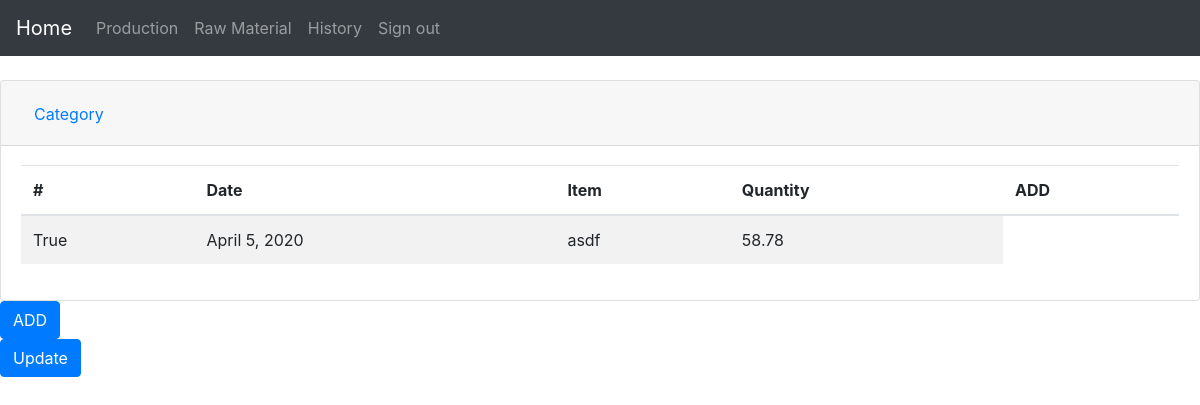
/view_raw_material, run on an earlier commit of the app's database.
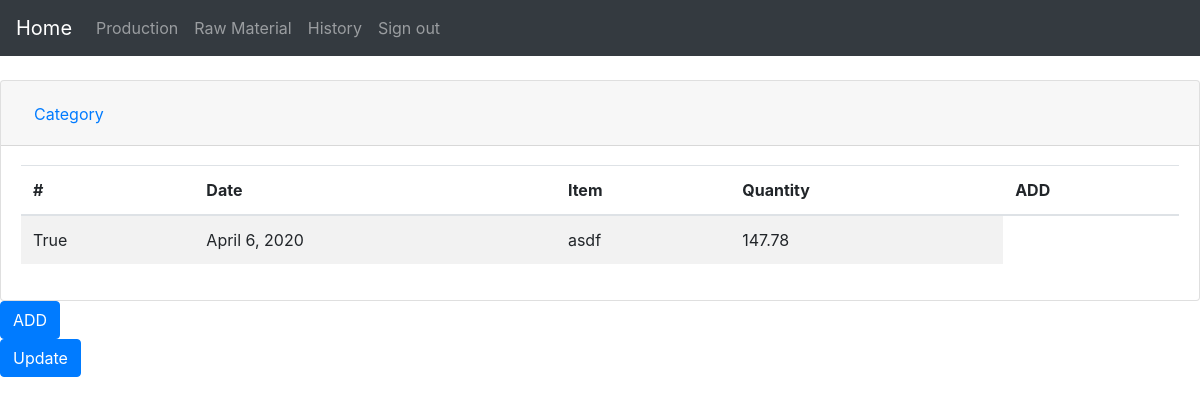
And on a later commit of the database.
### StockApp/models.py (models this page shows, shortened)
class RawMaterial(models.Model):
    mass_vol=(
        ('kg','KiloGrams'),
        ('ltr','Litres'),
    )
    name=models.CharField(max_length=500, verbose_name='Raw-Material-Name', default=None)
    date=models.DateField(verbose_name='raw-material_date', auto_now=True)
    raw_cat=models.CharField(max_length=350)
    raw_sub_cat=models.CharField(max_length=300)
    quantity=models.FloatField(verbose_name='raw_material_quantity')
    mode=models.CharField(max_length=120, choices=mass_vol)
    density=models.FloatField(verbose_name='raw-material_denisty')
    selected=models.BooleanField(default=False)

### StockApp/views.py (the view)
# urls.py: path('view_raw_material', views.view_raw_material, name='view_raw_material'),
def view_raw_material(request):
    all_raw_material=RawMaterial.objects.all()
    form=RawMaterialForm()
    return render(request, 'RawMaterial.html', {'all_raw_material':all_raw_material,'create_form':form})

### templates/RawMaterial.html (shortened to what this page needs)
<!doctype html>
<html lang="en">
    <head>
    <link rel="stylesheet" href="https://stackpath.bootstrapcdn.com/bootstrap/4.4.1/css/bootstrap.min.css">
    </head>
    <body>
        <nav class="navbar navbar-expand-lg navbar-dark bg-dark">
        <a class="navbar-brand" href="#">Home</a>
        <div class="collapse navbar-collapse" id="navbarSupportedContent">
          <ul class="navbar-nav mr-auto">
            <li class="nav-item">
                <a class="nav-link" href="/view_production_stage">Production</a>
            </li>
            <li class="nav-item">
              <a class="nav-link" href="/">Raw Material</a>
            </li>
            <li class="nav-item">
                <a class="nav-link" href="#">History</a>
            </li>
            <li class="nav-item">
                <a class="nav-link" href="#">Sign out</a>
            </li>
          </ul>
        </div>
    </nav>
    <br>
    <div class="accordion" id="accordionExample">
        <div class="card">
        <div class="card-header" id="headingOne">
        <h2 class="mb-0">
        <button class="btn btn-link" type="button" data-toggle="collapse" data-target="#collapseOne" aria-expanded="true" aria-controls="collapseOne">
          Category
        </button>
        </h2>
        </div>
        <div id="collapseOne" class="collapse show" aria-labelledby="headingOne" data-parent="#accordionExample">
        <div class="card-body">
          <table class="table table-striped">
            <thead>
            <tr>
                <th scope="col">#</th>
                <th scope="col">Date</th>
                <th scope="col">Item</th>
                <th scope="col">Quantity</th>
                <th scope="col">ADD</th>
            </tr>
            </thead>
            <tbody>
            {% for item in all_raw_material %}
            <tr>
                <td>{{item.selected}}</td>
                <td>{{item.date}}</td>
                <td>{{item.name}}</td>
                <td>{{item.quantity}}</td>
            </tr>
            {% endfor %}
            </tbody>
        </table>
        </div>
        </div>
        </div>
    </div>
            <form method="POST" action="/create_raw_material">
            <button type="submit" class="btn btn-primary" data-toggle="modal" data-target="#exampleModal" >
            ADD
            </button>
            <form>
            <button type="button" class="btn btn-primary" data-toggle="modal" data-target="#UpdateRawMaterial">
            Update
            </button>
    </body>
</html>

What changed in the data, as far as the page shows it:
changed RawMaterial "True": date "April 5, 2020" → "April 6, 2020"; quantity "58.78" → "147.78"
